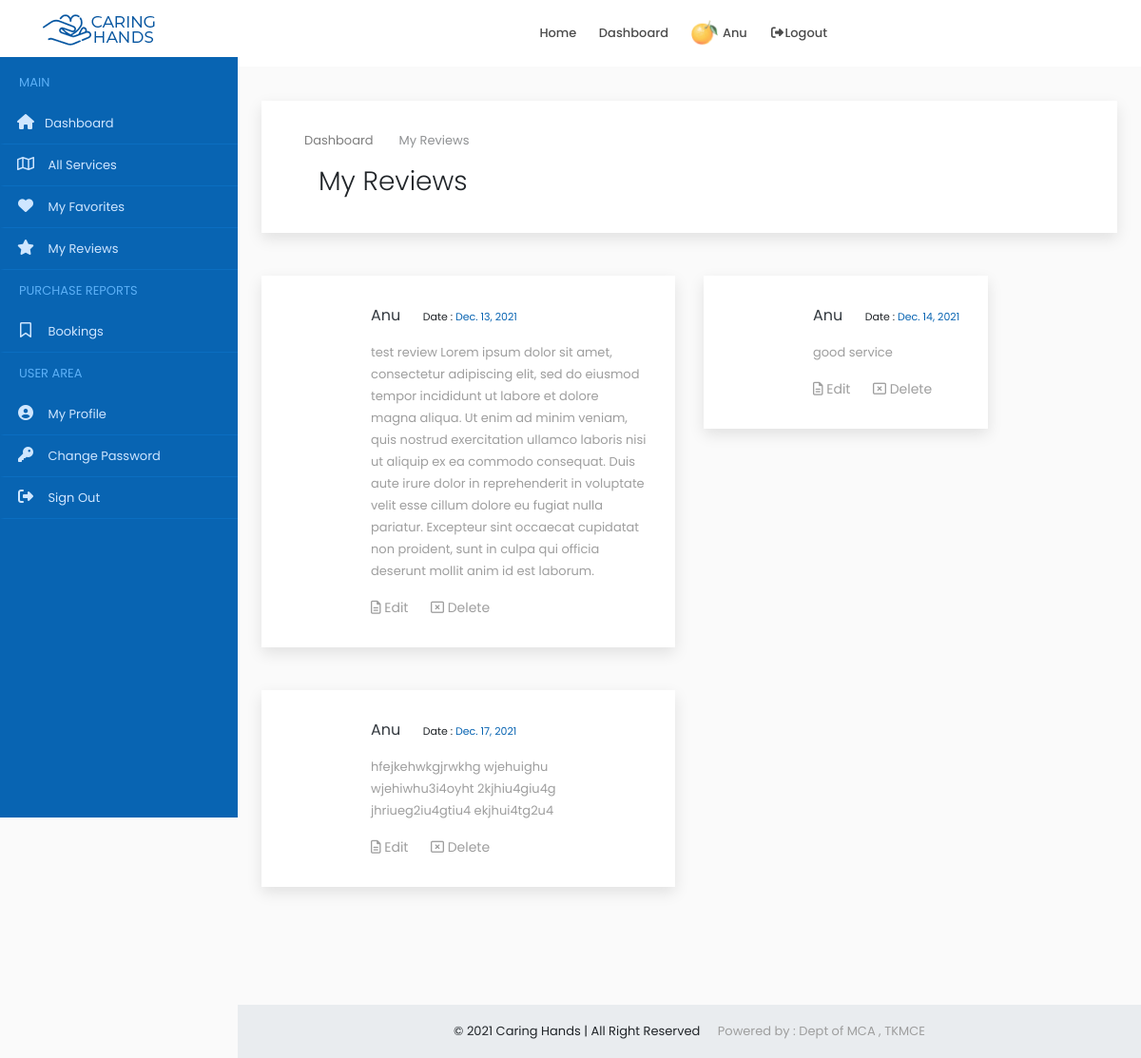
The app's page /user/my/review/ (signed in) with its own data.
### accounts/models.py (models this page shows)
class Users(models.Model):
    user = models.ForeignKey(User,on_delete=models.CASCADE)
    name = models.CharField(max_length=150)
    email = models.EmailField(max_length=200,null=True, blank=True)
    organization = models.CharField(max_length=250,null=True, blank=True)
    mob = models.CharField(max_length=12)
    sex = models.CharField(max_length=10,choices=gender,default='Male')
    house = models.CharField(max_length=100,null=True, blank=True)
    street1 =models.CharField(max_length=100,null=True, blank=True)
    street2 =models.CharField(max_length=100,null=True, blank=True)
    city = models.CharField(max_length=100,null=True, blank=True)
    district = models.CharField(max_length=100,null=True, blank=True)
    state = models.CharField(max_length=100,null=True,choices=states, blank=True)
    pin = models.CharField(max_length=100,null=True,blank=True)
    age = models.IntegerField(null=True, blank=True)
    type = models.CharField(max_length=20,choices=user_type)
    approval = models.CharField(max_length=20,choices=approval_choices,default='Pending')
    document = models.FileField(upload_to='documents',null=True, blank=True)
    profile_picture = models.FileField(upload_to='dp',default='assets/img/user3.png')
    def __str__(self):
        return self.name

class Review(models.Model):
    user = models.ForeignKey(Users, on_delete=models.CASCADE, null=True, blank=True)
    service = models.ForeignKey(ProviderService, on_delete=models.CASCADE,null=True, blank=True)
    product = models.ForeignKey(SubProduct, on_delete=models.CASCADE,null=True, blank=True)
    message = models.TextField()
    datetime = models.DateTimeField()

### accounts/views.py (the view)
# urls.py: path('user/my/review/',MyReviews.as_view(),name='my_reviews'),
class MyReviews(View):
    def get(self, request):
        x = UserCheck(request)
        if x == True:
            user = request.user
            account = Users.objects.get(user=user)
            review = Review.objects.filter(user=account)
            print(review)
            context ={'account': account,'review': review}
            return render(request,'user/myreview.html',context)

### accounts/functions.py (called while the page is built)
def UserCheck(request):
    user = request.user
    if user.is_authenticated:
        try:
            u = Users.objects.get(user=user)
            if u.type == 'public':
                return (True)
            else:
                return (False)
        except:
            return (False)
    else:
        return (False)

### accounts/templates/user/myreview.html (shortened to what this page needs)
{% extends 'common/dashboard_main.html' %}
{% load static %}
{% block content %}
{% include 'common/header.html' %}
{% include 'user/sidenav.html' %}
<div class="content-wrapper">
<div class="container-fluid overflow-hidden">
    <div class="row margin-tb-90px margin-lr-10px sm-mrl-0px">
        <div id="page-title" class="padding-30px background-white full-width box-shadow">
            <div class="container">
                <ol class="breadcrumb opacity-5">
                    <li><a href="{% url 'home' %}">Dashboard</a></li>
                    <li class="active">My Reviews</li>
                </ol>
                <div class="container-fluid">
                    <div class="row">
                        <div class="col-6">
                            <h1 class="font-weight-300">My Reviews</h1>
                        </div>
                        <div class="col-6">
                        </div>
                    </div>
                </div>
            </div>
        </div>
        <div class="row margin-tb-45px">
           {% for i in review %}
            <div class="col-lg-6 margin-bottom-45px">
                <div class="background-white thum-hover box-shadow hvr-float">
                    <div class="padding-30px">
                        <div class="margin-left-85px">
                            <a class="d-inline-block text-dark text-medium margin-right-20px" href="#">{{i.user}}</a>
                            <span class="text-extra-small">Date :  <a href="#" class="text-main-color">{{i.datetime|date}}</a></span>
                            <p class="margin-top-15px text-grey-2">{{i.message}}</p>
                            <a href="#" class="d-inline-block text-grey-2 text-up-small"><i class="far fa-file-alt"></i> Edit</a>
                            <a href="#" class="d-inline-block margin-lr-20px text-grey-2 text-up-small"><i class="far fa-window-close"></i> Delete</a>
                        </div>
                    </div>
                </div>
            </div>
           {% endfor %}
        </div>
    </div>
    </div>
</div>
{% include 'common/small_footer.html' %}
{% endblock %}

### accounts/templates/common/header.html (shortened to what this page needs)
{% load static %}
<header>
    <div id="fixed-header-dark" class="header-output fixed-header" style="background-color: white;">
        <div class="container header-in">
            <div class="row">
                <div class="col-lg-2 col-md-12">
                    <a id="logo" href="{% url 'index' %}" class="d-inline-block margin-tb-15px"><img
                            src="{% static 'assets/img/logo-1.png' %}" alt=""></a>
                </div>
                <div class="col-lg-7 col-md-12 position-inherit">
                    <ul id="menu-main" class="nav-menu float-lg-right link-padding-tb-20px">
                        <li><a href="{% url 'index' %}">Home</a>
                        </li>
                        <li><a href="{% url 'home' %}">Dashboard</a>
                        </li>
                        {% if request.user.is_authenticated %}
                        <li><a href="{% url 'home' %}"><img src="{{account.profile_picture.url}}" class="height-30px border-radius-30" alt=""> {{account.name|title}}</a></li>
                        <li><a href="{% url 'logout' %}" data-toggle="modal" data-target="#exampleModal"><i class="fa fa-fw fa-sign-out-alt"></i>Logout</a></li>
                        {% else %}
                        <li><a href="{% url 'login' %}"><i class="far fa-user"></i> Login</a></li>
                        {% endif %}
                    </ul>
                </div>
                <div class="col-lg-3 col-md-12">
                </div>
            </div>
        </div>
    </div>
</header>

### static/assets/css/colors/main.css (style rules this page uses)
.text-main-color { color: #0864b2; }

### static/assets/css/sb-admin.css (style rules this page uses)
html { position: relative; min-height: 100%; }
body { overflow-x: hidden; }
.content-wrapper { min-height: calc(100vh - 56px); padding-top: 1rem; }
.content-wrapper { overflow-x: hidden; }
@media (min-width: 992px) { .content-wrapper { margin-left: 250px; } }

### records on screen
Users: profile_picture (picture), name "Anu"
Review: user "Anu", datetime "Dec. 13, 2021", message "test review Lorem ipsum dolor sit amet, consectetur adipiscing elit, sed do eiusmod tempor incididunt ut labore et dolore magna aliqua. Ut enim ad minim veniam, quis nostrud exercitation ullamco laboris nisi ut aliquip ex ea commodo consequat. Duis aute irure dolor in reprehenderit in voluptate velit esse cillum dolore eu fugiat nulla pariatur. Excepteur sint occaecat cupidatat non proident, sunt in culpa qui officia deserunt mollit anim id est laborum."
Review: user "Anu", datetime "Dec. 14, 2021", message "good service"
Review: user "Anu", datetime "Dec. 17, 2021", message "hfejkehwkgjrwkhg wjehuighu wjehiwhu3i4oyht 2kjhiu4giu4g jhriueg2iu4gtiu4 ekjhui4tg2u4"
